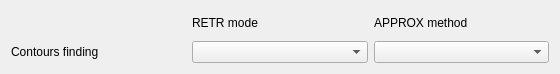
<?xml version="1.0" encoding="UTF-8"?>
<ui version="4.0">
 <class>ContoursfindingStageSettings</class>
 <widget class="QWidget" name="ContoursfindingStageSettings">
  <property name="geometry">
   <rect>
    <x>0</x>
    <y>0</y>
    <width>560</width>
    <height>74</height>
   </rect>
  </property>
  <property name="windowTitle">
   <string>Form</string>
  </property>
  <layout class="QGridLayout" name="gridLayout">
   <item row="1" column="0">
    <widget class="QLabel" name="label">
     <property name="text">
      <string>Contours finding</string>
     </property>
    </widget>
   </item>
   <item row="0" column="1">
    <widget class="QLabel" name="modeLabel">
     <property name="text">
      <string>RETR mode</string>
     </property>
    </widget>
   </item>
   <item row="0" column="2">
    <widget class="QLabel" name="methodLabel">
     <property name="text">
      <string>APPROX method</string>
     </property>
    </widget>
   </item>
   <item row="1" column="1">
    <widget class="QComboBox" name="modeCombobox"/>
   </item>
   <item row="1" column="2">
    <widget class="QComboBox" name="methodCombobox"/>
   </item>
  </layout>
 </widget>
 <resources/>
 <connections/>
</ui>
